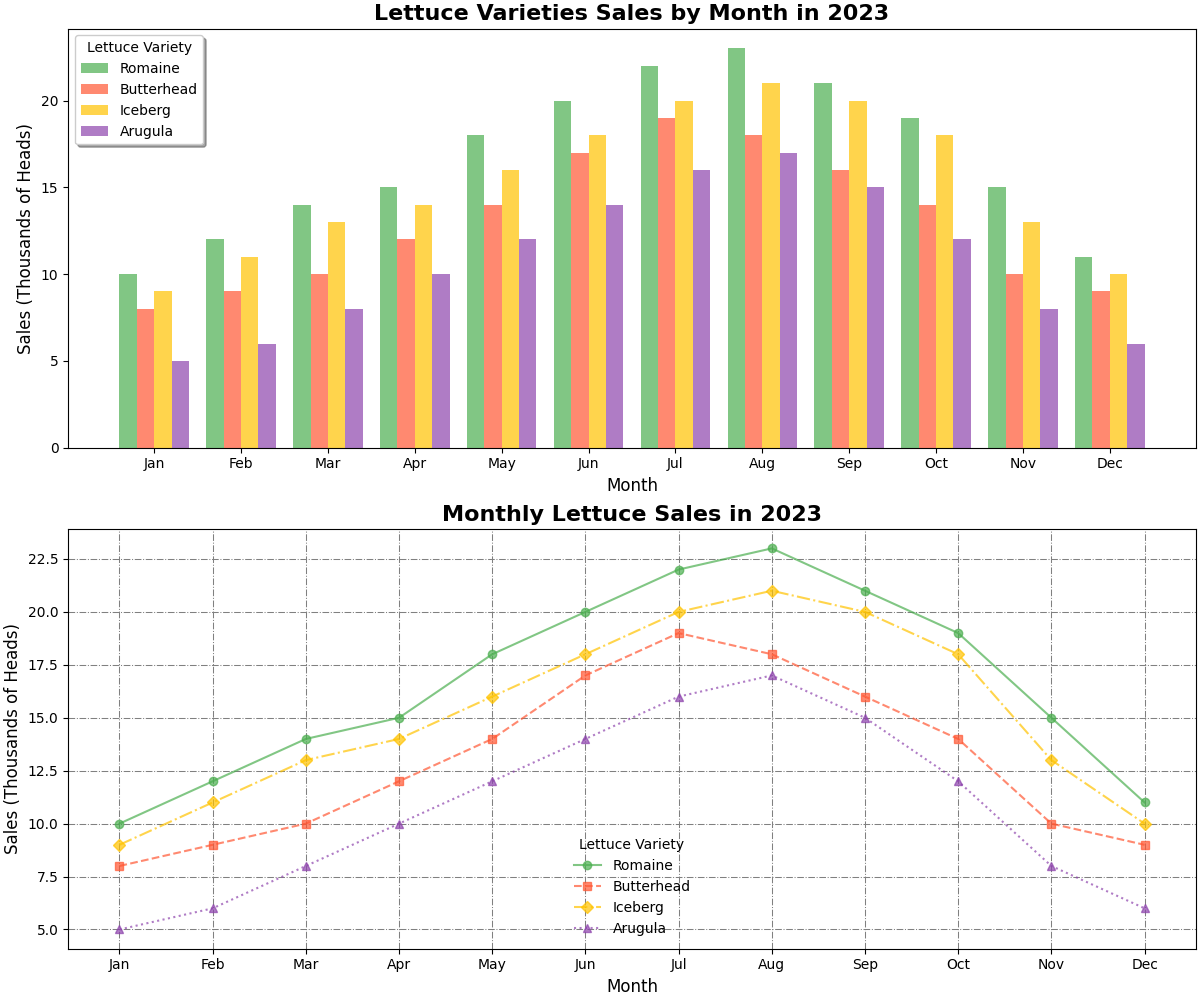

The Python source for this figure:
import numpy as np
import matplotlib.pyplot as plt

months = ['Jan', 'Feb', 'Mar', 'Apr', 'May', 'Jun', 'Jul', 'Aug', 'Sep', 'Oct', 'Nov', 'Dec']
lettuce_varieties = ['Romaine', 'Butterhead', 'Iceberg', 'Arugula']
sales_data = np.array([
    [10, 12, 14, 15, 18, 20, 22, 23, 21, 19, 15, 11],
    [8, 9, 10, 12, 14, 17, 19, 18, 16, 14, 10, 9],
    [9, 11, 13, 14, 16, 18, 20, 21, 20, 18, 13, 10],
    [5, 6, 8, 10, 12, 14, 16, 17, 15, 12, 8, 6]
])

colors = ['#4CAF50', '#FF5733', '#FFC300', '#8E44AD']

fig, axs = plt.subplots(2, 1, figsize=(12, 10), constrained_layout=True)

# Grouped bar chart at position 0 (1st subplot)
x = np.arange(len(months))
bar_width = 0.2

for idx, variety in enumerate(lettuce_varieties):
    axs[0].bar(x + idx * bar_width, sales_data[idx], color=colors[idx], width=bar_width, alpha=0.7, label=variety)

axs[0].set_title('Lettuce Varieties Sales by Month in 2023', fontsize=16, weight='bold')
axs[0].set_xlabel('Month', fontsize=12)
axs[0].set_ylabel('Sales (Thousands of Heads)', fontsize=12)
axs[0].set_xticks(x + bar_width * 1.5)
axs[0].set_xticklabels(months)
axs[0].legend(title='Lettuce Variety', loc='upper left', frameon=True, shadow=True)
axs[0].grid(True, which='minor', color='lightgray', linestyle=':', linewidth=0.5)

# Line plot at position 1 (2nd subplot)
marker_styles = ['o', 's', 'D', '^']
line_styles = ['-', '--', '-.', ':']

for idx, variety in enumerate(lettuce_varieties):
    axs[1].plot(months, sales_data[idx], color=colors[idx], marker=marker_styles[idx], linestyle=line_styles[idx], alpha=0.7, label=variety)

axs[1].set_title('Monthly Lettuce Sales in 2023', fontsize=16, weight='bold')
axs[1].set_xlabel('Month', fontsize=12)
axs[1].set_ylabel('Sales (Thousands of Heads)', fontsize=12)
axs[1].legend(title='Lettuce Variety', loc='lower center', frameon=False)
axs[1].grid(True, which='major', color='gray', linestyle='-.', linewidth=0.75)

plt.show()
